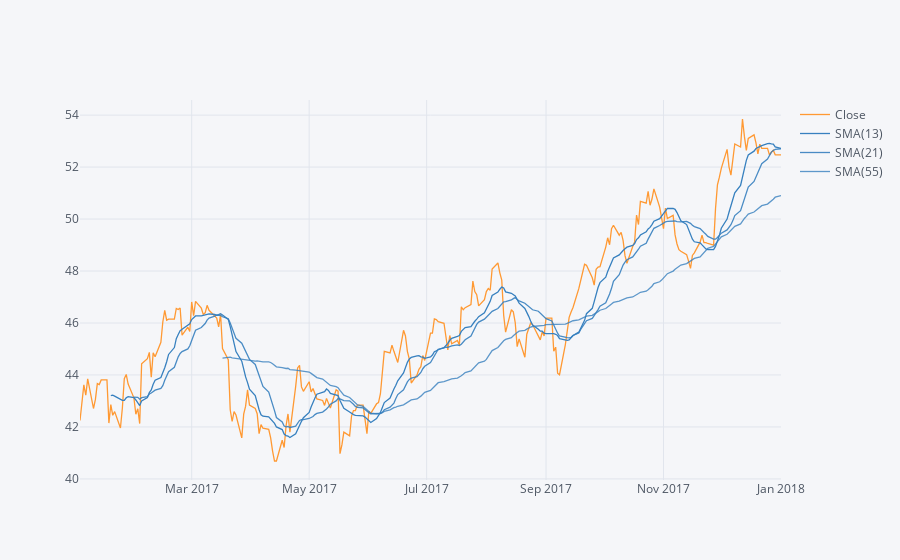

Here is the notebook cell this chart was saved with:
### Markdown cell above
**Simple Moving Averages plot of Morgan Stanley for the year 2017.**

### Code cell
df['MS']['Close'].loc['2017-01-01':'2018-01-01'].ta_plot(study='sma',periods=[13,21,55],title='Simple Moving Averages')

### Figure 1 — Plotly figure (JSON) as saved in the notebook; plotly's stock layout.template omitted (floating-point values rounded to 4 significant figures; data arrays with more than 128 entries replaced by an {"elided": "..."} marker saying what was removed)
{"data": [{"line": {"color": "rgba(255, 153, 51, 1.0)", "dash": "solid", "shape": "linear", "width": 1.3}, "mode": "lines", "name": "Close", "text": "", "type": "scatter", "x": {"elided": "261 str values"}, "y": {"elided": "261 float values"}}, {"line": {"color": "rgba(55, 128, 191, 1.0)", "dash": "solid", "shape": "linear", "width": 1.3}, "mode": "lines", "name": "SMA(13)", "text": "", "type": "scatter", "x": {"elided": "261 str values"}, "y": {"elided": "261 mixed values"}}, {"line": {"color": "rgba(55, 128, 191, 0.8999999999999999)", "dash": "solid", "shape": "linear", "width": 1.3}, "mode": "lines", "name": "SMA(21)", "text": "", "type": "scatter", "x": {"elided": "261 str values"}, "y": {"elided": "261 mixed values"}}, {"line": {"color": "rgba(55, 128, 191, 0.7999999999999998)", "dash": "solid", "shape": "linear", "width": 1.3}, "mode": "lines", "name": "SMA(55)", "text": "", "type": "scatter", "x": {"elided": "261 str values"}, "y": {"elided": "261 mixed values"}}], "layout": {"legend": {"bgcolor": "#F5F6F9", "font": {"color": "#4D5663"}}, "paper_bgcolor": "#F5F6F9", "plot_bgcolor": "#F5F6F9", "title": {"font": {"color": "#4D5663"}}, "xaxis": {"gridcolor": "#E1E5ED", "showgrid": true, "tickfont": {"color": "#4D5663"}, "title": {"font": {"color": "#4D5663"}, "text": ""}, "zerolinecolor": "#E1E5ED"}, "yaxis": {"gridcolor": "#E1E5ED", "showgrid": true, "tickfont": {"color": "#4D5663"}, "title": {"font": {"color": "#4D5663"}, "text": ""}, "zerolinecolor": "#E1E5ED"}}}
